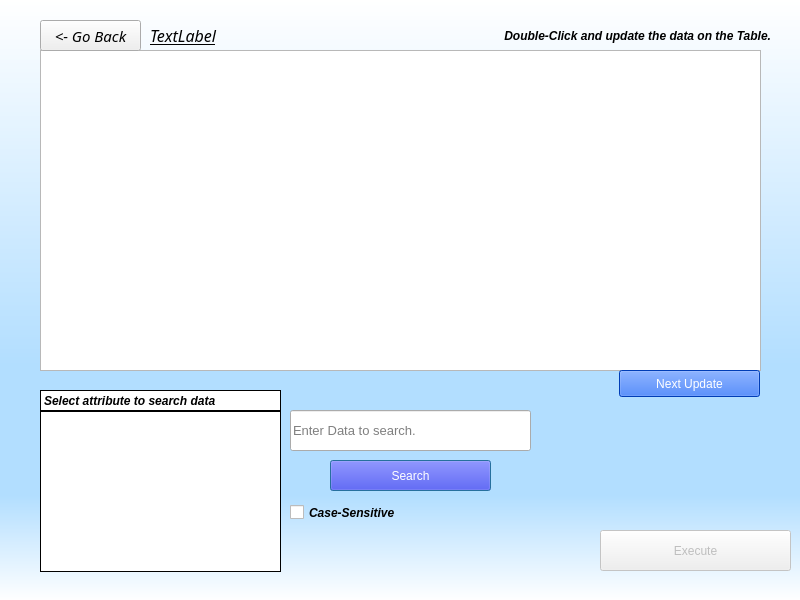
<?xml version="1.0" encoding="UTF-8"?>
<ui version="4.0">
 <class>Dialog</class>
 <widget class="QDialog" name="Dialog">
  <property name="geometry">
   <rect>
    <x>0</x>
    <y>0</y>
    <width>800</width>
    <height>600</height>
   </rect>
  </property>
  <property name="minimumSize">
   <size>
    <width>800</width>
    <height>600</height>
   </size>
  </property>
  <property name="maximumSize">
   <size>
    <width>800</width>
    <height>600</height>
   </size>
  </property>
  <property name="windowTitle">
   <string>Update Table</string>
  </property>
  <property name="windowIcon">
   <iconset>
    <normaloff>icon.png</normaloff>icon.png</iconset>
  </property>
  <widget class="QStackedWidget" name="stackedWidget">
   <property name="geometry">
    <rect>
     <x>0</x>
     <y>0</y>
     <width>801</width>
     <height>601</height>
    </rect>
   </property>
   <property name="currentIndex">
    <number>0</number>
   </property>
   <widget class="QWidget" name="page">
    <widget class="QWidget" name="widget" native="true">
     <property name="enabled">
      <bool>true</bool>
     </property>
     <property name="geometry">
      <rect>
       <x>0</x>
       <y>0</y>
       <width>801</width>
       <height>601</height>
      </rect>
     </property>
     <property name="palette">
      <palette>
       <active>
        <colorrole role="WindowText">
         <brush brushstyle="SolidPattern">
          <color alpha="255">
           <red>0</red>
           <green>0</green>
           <blue>0</blue>
          </color>
         </brush>
        </colorrole>
        <colorrole role="Button">
         <brush brushstyle="LinearGradientPattern">
          <gradient startx="0.502793000000000" starty="1.000000000000000" endx="0.503000000000000" endy="0.000000000000000" type="LinearGradient" spread="PadSpread" coordinatemode="ObjectBoundingMode">
           <gradientstop position="0.000000000000000">
            <color alpha="255">
             <red>255</red>
             <green>255</green>
             <blue>255</blue>
            </color>
           </gradientstop>
           <gradientstop position="0.176136000000000">
            <color alpha="255">
             <red>178</red>
             <green>222</green>
             <blue>255</blue>
            </color>
           </gradientstop>
           <gradientstop position="0.392045000000000">
            <color alpha="255">
             <red>178</red>
             <green>222</green>
             <blue>255</blue>
            </color>
           </gradientstop>
           <gradientstop position="1.000000000000000">
            <color alpha="255">
             <red>255</red>
             <green>255</green>
             <blue>255</blue>
            </color>
           </gradientstop>
          </gradient>
         </brush>
        </colorrole>
        <colorrole role="Light">
         <brush brushstyle="SolidPattern">
          <color alpha="255">
           <red>170</red>
           <green>255</green>
           <blue>255</blue>
          </color>
         </brush>
        </colorrole>
        <colorrole role="Midlight">
         <brush brushstyle="SolidPattern">
          <color alpha="255">
           <red>137</red>
           <green>205</green>
           <blue>205</blue>
          </color>
         </brush>
        </colorrole>
        <colorrole role="Dark">
         <brush brushstyle="SolidPattern">
          <color alpha="255">
           <red>0</red>
           <green>61</green>
           <blue>61</blue>
          </color>
         </brush>
        </colorrole>
        <colorrole role="Text">
         <brush brushstyle="SolidPattern">
          <color alpha="255">
           <red>0</red>
           <green>0</green>
           <blue>0</blue>
          </color>
         </brush>
        </colorrole>
        <colorrole role="ButtonText">
         <brush brushstyle="SolidPattern">
          <color alpha="255">
           <red>10</red>
           <green>10</green>
           <blue>10</blue>
          </color>
         </brush>
        </colorrole>
        <colorrole role="Base">
         <brush brushstyle="LinearGradientPattern">
          <gradient startx="0.502793000000000" starty="1.000000000000000" endx="0.503000000000000" endy="0.000000000000000" type="LinearGradient" spread="PadSpread" coordinatemode="ObjectBoundingMode">
           <gradientstop position="0.000000000000000">
            <color alpha="255">
             <red>255</red>
             <green>255</green>
             <blue>255</blue>
            </color>
           </gradientstop>
           <gradientstop position="0.176136000000000">
            <color alpha="255">
             <red>178</red>
             <green>222</green>
             <blue>255</blue>
            </color>
           </gradientstop>
           <gradientstop position="0.392045000000000">
            <color alpha="255">
             <red>178</red>
             <green>222</green>
             <blue>255</blue>
            </color>
           </gradientstop>
           <gradientstop position="1.000000000000000">
            <color alpha="255">
             <red>255</red>
             <green>255</green>
             <blue>255</blue>
            </color>
           </gradientstop>
          </gradient>
         </brush>
        </colorrole>
        <colorrole role="Window">
         <brush brushstyle="LinearGradientPattern">
          <gradient startx="0.502793000000000" starty="1.000000000000000" endx="0.503000000000000" endy="0.000000000000000" type="LinearGradient" spread="PadSpread" coordinatemode="ObjectBoundingMode">
           <gradientstop position="0.000000000000000">
            <color alpha="255">
             <red>255</red>
             <green>255</green>
             <blue>255</blue>
            </color>
           </gradientstop>
           <gradientstop position="0.176136000000000">
            <color alpha="255">
             <red>178</red>
             <green>222</green>
             <blue>255</blue>
            </color>
           </gradientstop>
           <gradientstop position="0.392045000000000">
            <color alpha="255">
             <red>178</red>
             <green>222</green>
             <blue>255</blue>
            </color>
           </gradientstop>
           <gradientstop position="1.000000000000000">
            <color alpha="255">
             <red>255</red>
             <green>255</green>
             <blue>255</blue>
            </color>
           </gradientstop>
          </gradient>
         </brush>
        </colorrole>
       </active>
       <inactive>
        <colorrole role="WindowText">
         <brush brushstyle="SolidPattern">
          <color alpha="255">
           <red>50</red>
           <green>50</green>
           <blue>50</blue>
          </color>
         </brush>
        </colorrole>
        <colorrole role="Button">
         <brush brushstyle="LinearGradientPattern">
          <gradient startx="0.502793000000000" starty="1.000000000000000" endx="0.503000000000000" endy="0.000000000000000" type="LinearGradient" spread="PadSpread" coordinatemode="ObjectBoundingMode">
           <gradientstop position="0.000000000000000">
            <color alpha="255">
             <red>255</red>
             <green>255</green>
             <blue>255</blue>
            </color>
           </gradientstop>
           <gradientstop position="0.176136000000000">
            <color alpha="255">
             <red>178</red>
             <green>222</green>
             <blue>255</blue>
            </color>
           </gradientstop>
           <gradientstop position="0.392045000000000">
            <color alpha="255">
             <red>178</red>
             <green>222</green>
             <blue>255</blue>
            </color>
           </gradientstop>
           <gradientstop position="1.000000000000000">
            <color alpha="255">
             <red>255</red>
             <green>255</green>
             <blue>255</blue>
            </color>
           </gradientstop>
          </gradient>
         </brush>
        </colorrole>
        <colorrole role="Light">
         <brush brushstyle="SolidPattern">
          <color alpha="255">
           <red>170</red>
           <green>255</green>
           <blue>255</blue>
          </color>
         </brush>
        </colorrole>
        <colorrole role="Midlight">
         <brush brushstyle="SolidPattern">
          <color alpha="255">
           <red>137</red>
           <green>205</green>
           <blue>205</blue>
          </color>
         </brush>
        </colorrole>
        <colorrole role="Dark">
         <brush brushstyle="SolidPattern">
          <color alpha="255">
           <red>0</red>
           <green>61</green>
           <blue>61</blue>
          </color>
         </brush>
        </colorrole>
        <colorrole role="Text">
         <brush brushstyle="SolidPattern">
          <color alpha="255">
           <red>50</red>
           <green>50</green>
           <blue>50</blue>
          </color>
         </brush>
        </colorrole>
        <colorrole role="ButtonText">
         <brush brushstyle="SolidPattern">
          <color alpha="255">
           <red>50</red>
           <green>50</green>
           <blue>50</blue>
          </color>
         </brush>
        </colorrole>
        <colorrole role="Base">
         <brush brushstyle="LinearGradientPattern">
          <gradient startx="0.502793000000000" starty="1.000000000000000" endx="0.503000000000000" endy="0.000000000000000" type="LinearGradient" spread="PadSpread" coordinatemode="ObjectBoundingMode">
           <gradientstop position="0.000000000000000">
            <color alpha="255">
             <red>255</red>
             <green>255</green>
             <blue>255</blue>
            </color>
           </gradientstop>
           <gradientstop position="0.176136000000000">
            <color alpha="255">
             <red>178</red>
             <green>222</green>
             <blue>255</blue>
            </color>
           </gradientstop>
           <gradientstop position="0.392045000000000">
            <color alpha="255">
             <red>178</red>
             <green>222</green>
             <blue>255</blue>
            </color>
           </gradientstop>
           <gradientstop position="1.000000000000000">
            <color alpha="255">
             <red>255</red>
             <green>255</green>
             <blue>255</blue>
            </color>
           </gradientstop>
          </gradient>
         </brush>
        </colorrole>
        <colorrole role="Window">
         <brush brushstyle="LinearGradientPattern">
          <gradient startx="0.502793000000000" starty="1.000000000000000" endx="0.503000000000000" endy="0.000000000000000" type="LinearGradient" spread="PadSpread" coordinatemode="ObjectBoundingMode">
           <gradientstop position="0.000000000000000">
            <color alpha="255">
             <red>255</red>
             <green>255</green>
             <blue>255</blue>
            </color>
           </gradientstop>
           <gradientstop position="0.176136000000000">
            <color alpha="255">
             <red>178</red>
             <green>222</green>
             <blue>255</blue>
            </color>
           </gradientstop>
           <gradientstop position="0.392045000000000">
            <color alpha="255">
             <red>178</red>
             <green>222</green>
             <blue>255</blue>
            </color>
           </gradientstop>
           <gradientstop position="1.000000000000000">
            <color alpha="255">
             <red>255</red>
             <green>255</green>
             <blue>255</blue>
            </color>
           </gradientstop>
          </gradient>
         </brush>
        </colorrole>
       </inactive>
       <disabled>
        <colorrole role="WindowText">
         <brush brushstyle="SolidPattern">
          <color alpha="255">
           <red>0</red>
           <green>61</green>
           <blue>61</blue>
          </color>
         </brush>
        </colorrole>
        <colorrole role="Button">
         <brush brushstyle="LinearGradientPattern">
          <gradient startx="0.502793000000000" starty="1.000000000000000" endx="0.503000000000000" endy="0.000000000000000" type="LinearGradient" spread="PadSpread" coordinatemode="ObjectBoundingMode">
           <gradientstop position="0.000000000000000">
            <color alpha="255">
             <red>255</red>
             <green>255</green>
             <blue>255</blue>
            </color>
           </gradientstop>
           <gradientstop position="0.176136000000000">
            <color alpha="255">
             <red>178</red>
             <green>222</green>
             <blue>255</blue>
            </color>
           </gradientstop>
           <gradientstop position="0.392045000000000">
            <color alpha="255">
             <red>178</red>
             <green>222</green>
             <blue>255</blue>
            </color>
           </gradientstop>
           <gradientstop position="1.000000000000000">
            <color alpha="255">
             <red>255</red>
             <green>255</green>
             <blue>255</blue>
            </color>
           </gradientstop>
          </gradient>
         </brush>
        </colorrole>
        <colorrole role="Light">
         <brush brushstyle="SolidPattern">
          <color alpha="255">
           <red>170</red>
           <green>255</green>
           <blue>255</blue>
          </color>
         </brush>
        </colorrole>
        <colorrole role="Midlight">
         <brush brushstyle="SolidPattern">
          <color alpha="255">
           <red>137</red>
           <green>205</green>
           <blue>205</blue>
          </color>
         </brush>
        </colorrole>
        <colorrole role="Dark">
         <brush brushstyle="SolidPattern">
          <color alpha="255">
           <red>0</red>
           <green>61</green>
           <blue>61</blue>
          </color>
         </brush>
        </colorrole>
        <colorrole role="Text">
         <brush brushstyle="SolidPattern">
          <color alpha="255">
           <red>0</red>
           <green>61</green>
           <blue>61</blue>
          </color>
         </brush>
        </colorrole>
        <colorrole role="ButtonText">
         <brush brushstyle="SolidPattern">
          <color alpha="255">
           <red>0</red>
           <green>61</green>
           <blue>61</blue>
          </color>
         </brush>
        </colorrole>
        <colorrole role="Base">
         <brush brushstyle="LinearGradientPattern">
          <gradient startx="0.502793000000000" starty="1.000000000000000" endx="0.503000000000000" endy="0.000000000000000" type="LinearGradient" spread="PadSpread" coordinatemode="ObjectBoundingMode">
           <gradientstop position="0.000000000000000">
            <color alpha="255">
             <red>255</red>
             <green>255</green>
             <blue>255</blue>
            </color>
           </gradientstop>
           <gradientstop position="0.176136000000000">
            <color alpha="255">
             <red>178</red>
             <green>222</green>
             <blue>255</blue>
            </color>
           </gradientstop>
           <gradientstop position="0.392045000000000">
            <color alpha="255">
             <red>178</red>
             <green>222</green>
             <blue>255</blue>
            </color>
           </gradientstop>
           <gradientstop position="1.000000000000000">
            <color alpha="255">
             <red>255</red>
             <green>255</green>
             <blue>255</blue>
            </color>
           </gradientstop>
          </gradient>
         </brush>
        </colorrole>
        <colorrole role="Window">
         <brush brushstyle="LinearGradientPattern">
          <gradient startx="0.502793000000000" starty="1.000000000000000" endx="0.503000000000000" endy="0.000000000000000" type="LinearGradient" spread="PadSpread" coordinatemode="ObjectBoundingMode">
           <gradientstop position="0.000000000000000">
            <color alpha="255">
             <red>255</red>
             <green>255</green>
             <blue>255</blue>
            </color>
           </gradientstop>
           <gradientstop position="0.176136000000000">
            <color alpha="255">
             <red>178</red>
             <green>222</green>
             <blue>255</blue>
            </color>
           </gradientstop>
           <gradientstop position="0.392045000000000">
            <color alpha="255">
             <red>178</red>
             <green>222</green>
             <blue>255</blue>
            </color>
           </gradientstop>
           <gradientstop position="1.000000000000000">
            <color alpha="255">
             <red>255</red>
             <green>255</green>
             <blue>255</blue>
            </color>
           </gradientstop>
          </gradient>
         </brush>
        </colorrole>
       </disabled>
      </palette>
     </property>
     <property name="styleSheet">
      <string notr="true">QWidget#widget{
background-color: qlineargradient(spread:pad, x1:0.502793, y1:1, x2:0.503, y2:0, stop:0 rgba(255, 255, 255, 255), stop:0.176136 rgba(178, 222, 255, 255), stop:0.392045 rgba(178, 222, 255, 255), stop:1 rgba(255, 255, 255, 255));
}</string>
     </property>
     <widget class="QTableWidget" name="tableWidget">
      <property name="geometry">
       <rect>
        <x>40</x>
        <y>50</y>
        <width>721</width>
        <height>321</height>
       </rect>
      </property>
      <property name="selectionMode">
       <enum>QAbstractItemView::SingleSelection</enum>
      </property>
      <attribute name="horizontalHeaderCascadingSectionResizes">
       <bool>true</bool>
      </attribute>
      <attribute name="horizontalHeaderMinimumSectionSize">
       <number>50</number>
      </attribute>
      <attribute name="horizontalHeaderShowSortIndicator" stdset="0">
       <bool>true</bool>
      </attribute>
      <attribute name="horizontalHeaderStretchLastSection">
       <bool>false</bool>
      </attribute>
      <attribute name="verticalHeaderCascadingSectionResizes">
       <bool>true</bool>
      </attribute>
      <attribute name="verticalHeaderMinimumSectionSize">
       <number>30</number>
      </attribute>
      <attribute name="verticalHeaderDefaultSectionSize">
       <number>70</number>
      </attribute>
     </widget>
     <widget class="QListWidget" name="col_listWidget">
      <property name="geometry">
       <rect>
        <x>40</x>
        <y>411</y>
        <width>241</width>
        <height>161</height>
       </rect>
      </property>
      <property name="frameShape">
       <enum>QFrame::Box</enum>
      </property>
      <property name="frameShadow">
       <enum>QFrame::Plain</enum>
      </property>
     </widget>
     <widget class="QLineEdit" name="data_lineEdit">
      <property name="geometry">
       <rect>
        <x>290</x>
        <y>410</y>
        <width>241</width>
        <height>41</height>
       </rect>
      </property>
      <property name="font">
       <font>
        <pointsize>10</pointsize>
       </font>
      </property>
      <property name="frame">
       <bool>true</bool>
      </property>
      <property name="placeholderText">
       <string>Enter Data to search.</string>
      </property>
      <property name="clearButtonEnabled">
       <bool>true</bool>
      </property>
     </widget>
     <widget class="QPushButton" name="search">
      <property name="geometry">
       <rect>
        <x>330</x>
        <y>460</y>
        <width>161</width>
        <height>31</height>
       </rect>
      </property>
      <property name="styleSheet">
       <string notr="true">background-color: rgb(0, 0, 255);
font:75 bold 10pt &quot;MS Shell Dlg 2&quot;;
color: rgb(255, 255, 255);</string>
      </property>
      <property name="text">
       <string>Search</string>
      </property>
     </widget>
     <widget class="QLabel" name="label">
      <property name="geometry">
       <rect>
        <x>40</x>
        <y>390</y>
        <width>241</width>
        <height>21</height>
       </rect>
      </property>
      <property name="font">
       <font>
        <pointsize>9</pointsize>
        <italic>true</italic>
        <bold>true</bold>
       </font>
      </property>
      <property name="styleSheet">
       <string notr="true">background-color: rgb(255, 255, 255);
border-color: rgb(0, 0, 0);</string>
      </property>
      <property name="frameShape">
       <enum>QFrame::Box</enum>
      </property>
      <property name="text">
       <string>Select attribute to search data</string>
      </property>
     </widget>
     <widget class="QLabel" name="infoLabel">
      <property name="geometry">
       <rect>
        <x>290</x>
        <y>530</y>
        <width>301</width>
        <height>61</height>
       </rect>
      </property>
      <property name="font">
       <font>
        <bold>true</bold>
       </font>
      </property>
      <property name="text">
       <string/>
      </property>
      <property name="alignment">
       <set>Qt::AlignCenter</set>
      </property>
      <property name="wordWrap">
       <bool>true</bool>
      </property>
     </widget>
     <widget class="QPushButton" name="updator">
      <property name="enabled">
       <bool>false</bool>
      </property>
      <property name="geometry">
       <rect>
        <x>600</x>
        <y>530</y>
        <width>191</width>
        <height>41</height>
       </rect>
      </property>
      <property name="cursor">
       <cursorShape>PointingHandCursor</cursorShape>
      </property>
      <property name="styleSheet">
       <string notr="true">font: 63 italic 16pt &quot;Segoe UI Semibold&quot;;

</string>
      </property>
      <property name="text">
       <string>Execute</string>
      </property>
     </widget>
     <widget class="QLabel" name="headerLabel">
      <property name="geometry">
       <rect>
        <x>420</x>
        <y>20</y>
        <width>351</width>
        <height>31</height>
       </rect>
      </property>
      <property name="font">
       <font>
        <pointsize>9</pointsize>
        <italic>true</italic>
        <bold>true</bold>
       </font>
      </property>
      <property name="text">
       <string>Double-Click and update the data on the Table.</string>
      </property>
      <property name="alignment">
       <set>Qt::AlignRight|Qt::AlignTrailing|Qt::AlignVCenter</set>
      </property>
     </widget>
     <widget class="QLabel" name="selectedTB">
      <property name="geometry">
       <rect>
        <x>150</x>
        <y>20</y>
        <width>241</width>
        <height>31</height>
       </rect>
      </property>
      <property name="font">
       <font>
        <family>Segoe UI Semibold</family>
        <pointsize>12</pointsize>
        <italic>true</italic>
        <bold>false</bold>
        <underline>true</underline>
       </font>
      </property>
      <property name="styleSheet">
       <string notr="true">font: 63 italic 12pt &quot;Segoe UI Semibold&quot;;
text-decoration: underline;</string>
      </property>
      <property name="text">
       <string>TextLabel</string>
      </property>
     </widget>
     <widget class="QPushButton" name="go_back">
      <property name="geometry">
       <rect>
        <x>40</x>
        <y>20</y>
        <width>101</width>
        <height>31</height>
       </rect>
      </property>
      <property name="font">
       <font>
        <family>Segoe UI Semibold</family>
        <pointsize>11</pointsize>
        <italic>true</italic>
        <bold>false</bold>
       </font>
      </property>
      <property name="cursor">
       <cursorShape>PointingHandCursor</cursorShape>
      </property>
      <property name="styleSheet">
       <string notr="true">font: 63 italic 11pt &quot;Segoe UI Semibold&quot;;</string>
      </property>
      <property name="text">
       <string>&lt;- Go Back</string>
      </property>
      <property name="flat">
       <bool>false</bool>
      </property>
     </widget>
     <widget class="QLabel" name="selected_Col">
      <property name="geometry">
       <rect>
        <x>290</x>
        <y>390</y>
        <width>241</width>
        <height>16</height>
       </rect>
      </property>
      <property name="text">
       <string/>
      </property>
     </widget>
     <widget class="QPushButton" name="reload">
      <property name="enabled">
       <bool>true</bool>
      </property>
      <property name="geometry">
       <rect>
        <x>619</x>
        <y>370</y>
        <width>141</width>
        <height>27</height>
       </rect>
      </property>
      <property name="styleSheet">
       <string notr="true">background-color: rgb(0, 85, 255);
color: rgb(255, 255, 255);
font: 75 oblique 12pt &quot;DejaVu Sans&quot;;</string>
      </property>
      <property name="text">
       <string>Next Update</string>
      </property>
     </widget>
     <widget class="QCheckBox" name="caseSensitive">
      <property name="geometry">
       <rect>
        <x>290</x>
        <y>500</y>
        <width>181</width>
        <height>25</height>
       </rect>
      </property>
      <property name="font">
       <font>
        <pointsize>9</pointsize>
        <italic>true</italic>
        <bold>true</bold>
       </font>
      </property>
      <property name="text">
       <string>Case-Sensitive</string>
      </property>
     </widget>
     <widget class="QLabel" name="pri_key_warn">
      <property name="geometry">
       <rect>
        <x>328</x>
        <y>370</y>
        <width>291</width>
        <height>21</height>
       </rect>
      </property>
      <property name="styleSheet">
       <string notr="true">color: rgb(155, 0, 0);
font: 75 bold oblique 9pt &quot;DejaVu Sans Condensed&quot;;</string>
      </property>
      <property name="text">
       <string/>
      </property>
     </widget>
    </widget>
   </widget>
   <widget class="QWidget" name="page_2">
    <widget class="QWidget" name="widget_2" native="true">
     <property name="geometry">
      <rect>
       <x>0</x>
       <y>0</y>
       <width>801</width>
       <height>601</height>
      </rect>
     </property>
     <property name="styleSheet">
      <string notr="true">QWidget#widget_2{
background-color:qlineargradient(spread:pad, x1:0.517045, y1:1, x2:0.517, y2:0, stop:0 rgba(178, 222, 255, 255), stop:0.0909091 rgba(200, 232, 255, 255), stop:0.164773 rgba(217, 239, 255, 255), stop:0.244318 rgba(228, 244, 255, 255), stop:0.3125 rgba(237, 247, 255, 255), stop:0.392045 rgba(244, 251, 255, 255), stop:0.471591 rgba(248, 252, 255, 255), stop:0.539773 rgba(252, 254, 255, 255), stop:0.607955 rgba(254, 255, 255, 255), stop:0.676136 rgba(254, 255, 255, 255), stop:1 rgba(255, 255, 255, 255))
}</string>
     </property>
     <widget class="QPushButton" name="display_all_DATA">
      <property name="geometry">
       <rect>
        <x>260</x>
        <y>390</y>
        <width>281</width>
        <height>81</height>
       </rect>
      </property>
      <property name="styleSheet">
       <string notr="true">font: 63 italic 18pt &quot;Segoe UI Semibold&quot;;
color: rgb(255, 255, 255);
background-color: rgb(0, 90, 0);
border-radius:28px
</string>
      </property>
      <property name="text">
       <string>Display All Data</string>
      </property>
     </widget>
     <widget class="QLabel" name="label_3">
      <property name="geometry">
       <rect>
        <x>260</x>
        <y>270</y>
        <width>281</width>
        <height>111</height>
       </rect>
      </property>
      <property name="styleSheet">
       <string notr="true">font: 18pt &quot;Eras Medium ITC&quot;;</string>
      </property>
      <property name="text">
       <string>Table was updated successfully.</string>
      </property>
      <property name="alignment">
       <set>Qt::AlignCenter</set>
      </property>
      <property name="wordWrap">
       <bool>true</bool>
      </property>
     </widget>
     <widget class="QLabel" name="label_4">
      <property name="geometry">
       <rect>
        <x>320</x>
        <y>120</y>
        <width>161</width>
        <height>151</height>
       </rect>
      </property>
      <property name="text">
       <string/>
      </property>
      <property name="pixmap">
       <pixmap>../PNG/download.png</pixmap>
      </property>
      <property name="scaledContents">
       <bool>true</bool>
      </property>
     </widget>
     <widget class="QPushButton" name="exit">
      <property name="geometry">
       <rect>
        <x>610</x>
        <y>520</y>
        <width>221</width>
        <height>61</height>
       </rect>
      </property>
      <property name="styleSheet">
       <string notr="true">font: 63 italic 16pt &quot;Segoe UI Semibold&quot;;
color: rgb(255, 255, 255);
background-color: rgb(110, 0, 0);
border-radius:28px
</string>
      </property>
      <property name="text">
       <string>Back to Menu</string>
      </property>
     </widget>
    </widget>
   </widget>
  </widget>
 </widget>
 <resources/>
 <connections/>
</ui>
